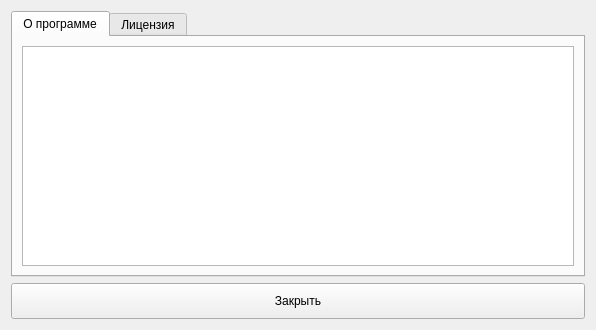
<?xml version="1.0" encoding="UTF-8"?>
<ui version="4.0">
 <class>Form</class>
 <widget class="QWidget" name="Form">
  <property name="geometry">
   <rect>
    <x>0</x>
    <y>0</y>
    <width>596</width>
    <height>330</height>
   </rect>
  </property>
  <property name="windowTitle">
   <string>Form</string>
  </property>
  <layout class="QVBoxLayout" name="verticalLayout_2">
   <item>
    <widget class="QTabWidget" name="tabWidget">
     <property name="currentIndex">
      <number>0</number>
     </property>
     <widget class="QWidget" name="tab">
      <attribute name="title">
       <string>О программе</string>
      </attribute>
      <layout class="QVBoxLayout" name="verticalLayout">
       <item>
        <widget class="QTextEdit" name="te_about_program">
         <property name="readOnly">
          <bool>true</bool>
         </property>
        </widget>
       </item>
      </layout>
     </widget>
     <widget class="QWidget" name="tab_2">
      <attribute name="title">
       <string>Лицензия</string>
      </attribute>
      <layout class="QVBoxLayout" name="verticalLayout_3">
       <item>
        <widget class="QTextEdit" name="te_license_program">
         <property name="readOnly">
          <bool>true</bool>
         </property>
        </widget>
       </item>
      </layout>
     </widget>
    </widget>
   </item>
   <item>
    <widget class="QPushButton" name="btn_close_menu_about">
     <property name="styleSheet">
      <string notr="true">padding: 10px;</string>
     </property>
     <property name="text">
      <string>Закрыть</string>
     </property>
    </widget>
   </item>
  </layout>
 </widget>
 <resources/>
 <connections>
  <connection>
   <sender>btn_close_menu_about</sender>
   <signal>clicked()</signal>
   <receiver>Form</receiver>
   <slot>close()</slot>
   <hints>
    <hint type="sourcelabel">
     <x>441</x>
     <y>200</y>
    </hint>
    <hint type="destinationlabel">
     <x>249</x>
     <y>114</y>
    </hint>
   </hints>
  </connection>
 </connections>
</ui>
